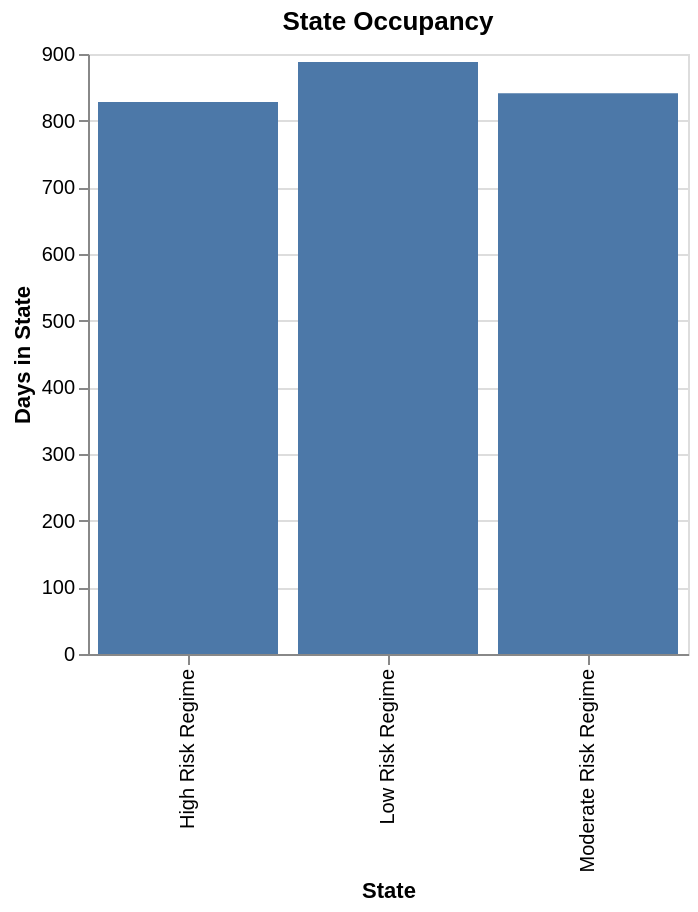

Source (notebook cell):
### Markdown cell above
#### State Counts

### Code cell
state_counts_chart = (
    alt.Chart(state_counts_df)
    .mark_bar()
    .encode(
        x=alt.X("state:N", title="State"),
        y=alt.Y("count:Q", title="Days in State"),
        tooltip=["state", "count"]
    )
    .properties(width=300, height=300, title="State Occupancy")
)

state_counts_chart

### Figure 1 — Vega-Lite specification as saved in the notebook (floating-point values rounded to 4 significant figures)
{"config": {"view": {"continuousWidth": 300, "continuousHeight": 300}}, "data": {"name": "data-7a4ccd716d4b352174d752fe0df2fb74"}, "mark": {"type": "bar"}, "encoding": {"tooltip": [{"field": "state", "type": "nominal"}, {"field": "count", "type": "quantitative"}], "x": {"field": "state", "title": "State", "type": "nominal"}, "y": {"field": "count", "title": "Days in State", "type": "quantitative"}}, "height": 300, "title": "State Occupancy", "width": 300, "$schema": "https://vega.github.io/schema/vega-lite/v6.1.0.json", "datasets": {"data-7a4ccd716d4b352174d752fe0df2fb74": [{"state": "High Risk Regime", "count": 828}, {"state": "Low Risk Regime", "count": 888}, {"state": "Moderate Risk Regime", "count": 841}]}}
